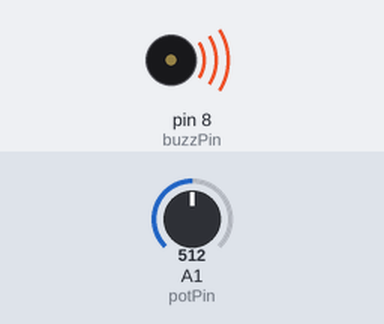
This sketch was run on a simulated Arduino Uno, built with avr-gcc and run on an emulated ATmega328P. On the bench: buzzer (waves = sounding). The test bench sets the inputs (shaded band); at power-on: A1 (potPin) = 512.

Above: at 0.1 s.
Timing chart, 0 to 1.6 s (numbered marks = the images above):
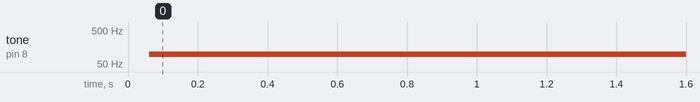

The sketch:

18b_passive_buzzer_assignment.ino
```cpp
int buzzPin = 8;
int potVal;
int potPin = A1;
int toneVal;

void setup() {
  pinMode(buzzPin, OUTPUT);
  pinMode(potPin, INPUT);
}

void loop() {
  potVal = analogRead(potPin);
  toneVal = (9940./1023.) * potVal + 60;

  digitalWrite(buzzPin, HIGH);
  delayMicroseconds(toneVal);
  digitalWrite(buzzPin, LOW);
  delayMicroseconds(toneVal);
}
```

Measured:
- by itself, tone on pin 8 (buzzPin): silent → 98 Hz at 0.06 s
